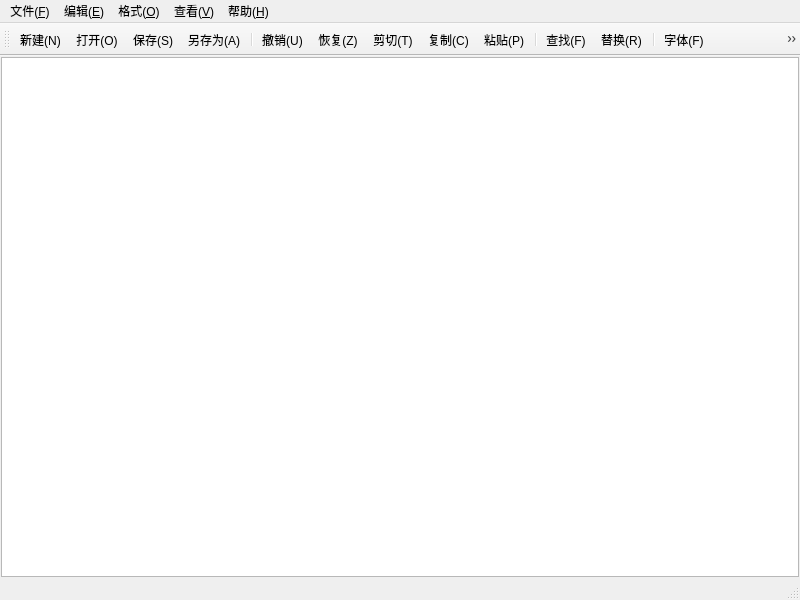
<?xml version="1.0" encoding="UTF-8"?>
<ui version="4.0">
 <class>MainWindow</class>
 <widget class="QMainWindow" name="MainWindow">
  <property name="geometry">
   <rect>
    <x>0</x>
    <y>0</y>
    <width>800</width>
    <height>600</height>
   </rect>
  </property>
  <property name="windowTitle">
   <string>MainWindow</string>
  </property>
  <widget class="QWidget" name="centralwidget">
   <layout class="QVBoxLayout" name="verticalLayout">
    <property name="spacing">
     <number>0</number>
    </property>
    <property name="leftMargin">
     <number>1</number>
    </property>
    <property name="topMargin">
     <number>1</number>
    </property>
    <property name="rightMargin">
     <number>1</number>
    </property>
    <property name="bottomMargin">
     <number>1</number>
    </property>
    <item>
     <widget class="CodeEditor" name="textEdit"/>
    </item>
   </layout>
  </widget>
  <widget class="QMenuBar" name="menubar">
   <property name="geometry">
    <rect>
     <x>0</x>
     <y>0</y>
     <width>800</width>
     <height>25</height>
    </rect>
   </property>
   <widget class="QMenu" name="menu">
    <property name="title">
     <string>文件(&amp;F)</string>
    </property>
    <addaction name="actionNew"/>
    <addaction name="actionOpen"/>
    <addaction name="actionSave"/>
    <addaction name="actionSaveAs"/>
    <addaction name="separator"/>
    <addaction name="actionExit"/>
   </widget>
   <widget class="QMenu" name="menu_F">
    <property name="title">
     <string>编辑(&amp;E)</string>
    </property>
    <addaction name="actionUndo"/>
    <addaction name="actionRedo"/>
    <addaction name="actionCut"/>
    <addaction name="actionCopy"/>
    <addaction name="actionPaste"/>
    <addaction name="separator"/>
    <addaction name="actionFind"/>
    <addaction name="actionFileplace"/>
    <addaction name="separator"/>
    <addaction name="actionSelectAll"/>
   </widget>
   <widget class="QMenu" name="menu_O">
    <property name="title">
     <string>格式(&amp;O)</string>
    </property>
    <addaction name="actionLineWrap"/>
    <addaction name="actionShowLineNumber"/>
    <addaction name="actionFond"/>
    <addaction name="actionFontColor"/>
    <addaction name="separator"/>
    <addaction name="actionFontBackgroundColor"/>
    <addaction name="actionEditorbackgroundcolor"/>
   </widget>
   <widget class="QMenu" name="menu_V">
    <property name="title">
     <string>查看(&amp;V)</string>
    </property>
    <addaction name="actionShowToolbar"/>
    <addaction name="actionShowStatusBar"/>
   </widget>
   <widget class="QMenu" name="menu_H">
    <property name="title">
     <string>帮助(&amp;H)</string>
    </property>
    <addaction name="actionAbout"/>
   </widget>
   <addaction name="menu"/>
   <addaction name="menu_F"/>
   <addaction name="menu_O"/>
   <addaction name="menu_V"/>
   <addaction name="menu_H"/>
  </widget>
  <widget class="QStatusBar" name="statusbar"/>
  <widget class="QToolBar" name="toolBar">
   <property name="windowTitle">
    <string>toolBar</string>
   </property>
   <attribute name="toolBarArea">
    <enum>TopToolBarArea</enum>
   </attribute>
   <attribute name="toolBarBreak">
    <bool>false</bool>
   </attribute>
   <addaction name="actionNew"/>
   <addaction name="actionOpen"/>
   <addaction name="actionSave"/>
   <addaction name="actionSaveAs"/>
   <addaction name="separator"/>
   <addaction name="actionUndo"/>
   <addaction name="actionRedo"/>
   <addaction name="actionCut"/>
   <addaction name="actionCopy"/>
   <addaction name="actionPaste"/>
   <addaction name="separator"/>
   <addaction name="actionFind"/>
   <addaction name="actionFileplace"/>
   <addaction name="separator"/>
   <addaction name="actionFond"/>
   <addaction name="actionShowLineNumber"/>
   <addaction name="actionLineWrap"/>
   <addaction name="separator"/>
   <addaction name="actionShowToolbar"/>
   <addaction name="actionShowStatusBar"/>
  </widget>
  <action name="actionNew">
   <property name="icon">
    <iconset theme="QIcon::ThemeIcon::DocumentNew"/>
   </property>
   <property name="text">
    <string>新建(&amp;N)</string>
   </property>
   <property name="toolTip">
    <string>新建</string>
   </property>
   <property name="shortcut">
    <string>Ctrl+N</string>
   </property>
   <property name="menuRole">
    <enum>QAction::MenuRole::NoRole</enum>
   </property>
  </action>
  <action name="actionOpen">
   <property name="icon">
    <iconset theme="QIcon::ThemeIcon::DocumentOpen"/>
   </property>
   <property name="text">
    <string>打开(&amp;O)</string>
   </property>
   <property name="toolTip">
    <string>打开</string>
   </property>
   <property name="shortcut">
    <string>Ctrl+O</string>
   </property>
   <property name="menuRole">
    <enum>QAction::MenuRole::NoRole</enum>
   </property>
  </action>
  <action name="actionSave">
   <property name="icon">
    <iconset theme="document-save"/>
   </property>
   <property name="text">
    <string>保存(&amp;S)</string>
   </property>
   <property name="toolTip">
    <string>保存</string>
   </property>
   <property name="shortcut">
    <string>Ctrl+S</string>
   </property>
   <property name="menuRole">
    <enum>QAction::MenuRole::NoRole</enum>
   </property>
  </action>
  <action name="actionSaveAs">
   <property name="icon">
    <iconset theme="document-save-as"/>
   </property>
   <property name="text">
    <string>另存为(&amp;A)</string>
   </property>
   <property name="toolTip">
    <string>另存为</string>
   </property>
   <property name="menuRole">
    <enum>QAction::MenuRole::NoRole</enum>
   </property>
  </action>
  <action name="actionExit">
   <property name="icon">
    <iconset theme="QIcon::ThemeIcon::SystemLockScreen"/>
   </property>
   <property name="text">
    <string>退出(&amp;X)</string>
   </property>
   <property name="toolTip">
    <string>退出</string>
   </property>
   <property name="menuRole">
    <enum>QAction::MenuRole::NoRole</enum>
   </property>
  </action>
  <action name="actionUndo">
   <property name="icon">
    <iconset theme="QIcon::ThemeIcon::EditUndo"/>
   </property>
   <property name="text">
    <string>撤销(&amp;U)</string>
   </property>
   <property name="toolTip">
    <string>撤销</string>
   </property>
   <property name="menuRole">
    <enum>QAction::MenuRole::NoRole</enum>
   </property>
  </action>
  <action name="actionCut">
   <property name="icon">
    <iconset theme="QIcon::ThemeIcon::EditCut"/>
   </property>
   <property name="text">
    <string>剪切(&amp;T)</string>
   </property>
   <property name="toolTip">
    <string>剪切</string>
   </property>
   <property name="shortcut">
    <string>Ctrl+X</string>
   </property>
   <property name="menuRole">
    <enum>QAction::MenuRole::NoRole</enum>
   </property>
  </action>
  <action name="actionCopy">
   <property name="icon">
    <iconset theme="QIcon::ThemeIcon::EditCopy"/>
   </property>
   <property name="text">
    <string>复制(&amp;C)</string>
   </property>
   <property name="toolTip">
    <string>复制</string>
   </property>
   <property name="shortcut">
    <string>Ctrl+C</string>
   </property>
   <property name="menuRole">
    <enum>QAction::MenuRole::NoRole</enum>
   </property>
  </action>
  <action name="actionPaste">
   <property name="icon">
    <iconset theme="QIcon::ThemeIcon::EditPaste"/>
   </property>
   <property name="text">
    <string>粘贴(&amp;P)</string>
   </property>
   <property name="shortcut">
    <string>Ctrl+V</string>
   </property>
   <property name="menuRole">
    <enum>QAction::MenuRole::NoRole</enum>
   </property>
  </action>
  <action name="actionFind">
   <property name="icon">
    <iconset theme="QIcon::ThemeIcon::EditFind"/>
   </property>
   <property name="text">
    <string>查找(&amp;F)</string>
   </property>
   <property name="toolTip">
    <string>查找</string>
   </property>
   <property name="shortcut">
    <string>Ctrl+F</string>
   </property>
   <property name="menuRole">
    <enum>QAction::MenuRole::NoRole</enum>
   </property>
  </action>
  <action name="actionFileplace">
   <property name="icon">
    <iconset theme="emblem-synchronized"/>
   </property>
   <property name="text">
    <string>替换(&amp;R)</string>
   </property>
   <property name="toolTip">
    <string>替换</string>
   </property>
   <property name="shortcut">
    <string>Ctrl+H</string>
   </property>
   <property name="menuRole">
    <enum>QAction::MenuRole::NoRole</enum>
   </property>
  </action>
  <action name="actionFond">
   <property name="icon">
    <iconset theme="accessories-character-map"/>
   </property>
   <property name="text">
    <string>字体(&amp;F)</string>
   </property>
   <property name="toolTip">
    <string>字体</string>
   </property>
   <property name="menuRole">
    <enum>QAction::MenuRole::NoRole</enum>
   </property>
  </action>
  <action name="actionLineWrap">
   <property name="checkable">
    <bool>true</bool>
   </property>
   <property name="icon">
    <iconset theme="user-bookmarks"/>
   </property>
   <property name="text">
    <string>自动换行(&amp;W)</string>
   </property>
   <property name="toolTip">
    <string>自动换行</string>
   </property>
   <property name="menuRole">
    <enum>QAction::MenuRole::NoRole</enum>
   </property>
  </action>
  <action name="actionShowToolbar">
   <property name="checkable">
    <bool>true</bool>
   </property>
   <property name="icon">
    <iconset theme="document-properties"/>
   </property>
   <property name="text">
    <string>工具栏(&amp;T)</string>
   </property>
   <property name="toolTip">
    <string>工具栏</string>
   </property>
   <property name="menuRole">
    <enum>QAction::MenuRole::NoRole</enum>
   </property>
  </action>
  <action name="actionShowStatusBar">
   <property name="checkable">
    <bool>true</bool>
   </property>
   <property name="icon">
    <iconset theme="emblem-important"/>
   </property>
   <property name="text">
    <string>状态栏(&amp;S)</string>
   </property>
   <property name="toolTip">
    <string>状态栏</string>
   </property>
   <property name="menuRole">
    <enum>QAction::MenuRole::NoRole</enum>
   </property>
  </action>
  <action name="actionRedo">
   <property name="icon">
    <iconset theme="QIcon::ThemeIcon::EditRedo"/>
   </property>
   <property name="text">
    <string>恢复(&amp;Z)</string>
   </property>
   <property name="toolTip">
    <string>恢复</string>
   </property>
   <property name="shortcut">
    <string>Ctrl+Shift+Z</string>
   </property>
   <property name="menuRole">
    <enum>QAction::MenuRole::NoRole</enum>
   </property>
  </action>
  <action name="actionSelectAll">
   <property name="icon">
    <iconset theme="QIcon::ThemeIcon::EditSelectAll"/>
   </property>
   <property name="text">
    <string>全选(&amp;A)</string>
   </property>
   <property name="toolTip">
    <string>全选</string>
   </property>
   <property name="shortcut">
    <string>Ctrl+A</string>
   </property>
   <property name="menuRole">
    <enum>QAction::MenuRole::NoRole</enum>
   </property>
  </action>
  <action name="actionShowLineNumber">
   <property name="checkable">
    <bool>true</bool>
   </property>
   <property name="icon">
    <iconset theme="system-help"/>
   </property>
   <property name="text">
    <string>显示行号(&amp;L)</string>
   </property>
   <property name="toolTip">
    <string>显示行号</string>
   </property>
   <property name="menuRole">
    <enum>QAction::MenuRole::NoRole</enum>
   </property>
  </action>
  <action name="actionAbout">
   <property name="text">
    <string>关于(&amp;A)</string>
   </property>
   <property name="toolTip">
    <string>关于</string>
   </property>
   <property name="menuRole">
    <enum>QAction::MenuRole::NoRole</enum>
   </property>
  </action>
  <action name="actionFontColor">
   <property name="text">
    <string>字体颜色</string>
   </property>
   <property name="toolTip">
    <string>字体颜色</string>
   </property>
   <property name="menuRole">
    <enum>QAction::MenuRole::NoRole</enum>
   </property>
  </action>
  <action name="actionFontBackgroundColor">
   <property name="text">
    <string>字体背景色</string>
   </property>
   <property name="toolTip">
    <string>字体背景色</string>
   </property>
   <property name="menuRole">
    <enum>QAction::MenuRole::NoRole</enum>
   </property>
  </action>
  <action name="actionEditorbackgroundcolor">
   <property name="text">
    <string>编辑器背景色</string>
   </property>
   <property name="toolTip">
    <string>编辑器背景色</string>
   </property>
   <property name="menuRole">
    <enum>QAction::MenuRole::NoRole</enum>
   </property>
  </action>
 </widget>
 <customwidgets>
  <customwidget>
   <class>CodeEditor</class>
   <extends>QPlainTextEdit</extends>
   <header location="global">codeeditor.h</header>
  </customwidget>
 </customwidgets>
 <resources/>
 <connections/>
</ui>
